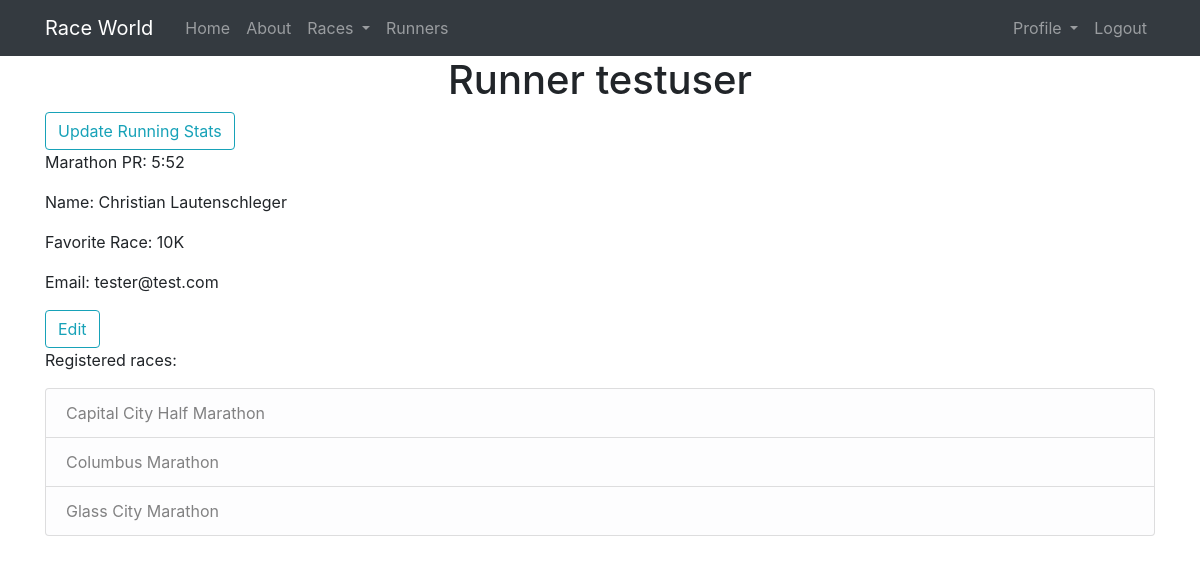
/runners/testuser (signed in), run on the app's committed database.
### raceworld/models.py (models this page shows, shortened)
class User(db.Model, UserMixin):
    id = db.Column(db.Integer, primary_key=True)
    username = db.Column(db.String(20), unique=True, nullable=False)
    first_name = db.Column(db.String(20), nullable=False)
    last_name = db.Column(db.String(20), nullable=False)
    email = db.Column(db.String(120), unique=True, nullable=False)
    password = db.Column(db.String(60), nullable=False)
    date_registered = db.Column(db.DateTime, nullable=False, default=datetime.utcnow)
    favorite_race = db.Column(db.String(30), nullable=False)
    racer = db.relationship('Races', secondary=participants, backref=db.backref('racers'))
    running_stats = db.relationship('RunningStatistics', backref='user', uselist=False, lazy=True)

class RunningStatistics(db.Model):
    __tablename__ = 'runningstatistics'
    id = db.Column(db.Integer, primary_key=True)
    mile_pr = db.Column(db.String(10))
    fivek_pr = db.Column(db.String(10))
    tenk_pr = db.Column(db.String(10))
    half_pr = db.Column(db.String(10))
    marathon_pr = db.Column(db.String(10))
    fiftyk_pr = db.Column(db.String(10))
    hundredk_pr = db.Column(db.String(10))
    fiftym_pr = db.Column(db.String(10))
    hundredm_pr = db.Column(db.String(10))
    running_streak_pr = db.Column(db.Integer)
    annual_miles_pr = db.Column(db.Integer)
    most_races_year = db.Column(db.Integer)
    user_id = db.Column(db.Integer, db.ForeignKey('user.id'), nullable=False,  unique=True)

class Races(db.Model):
    id = db.Column(db.Integer, primary_key=True)
    race_name = db.Column(db.String(100), unique=True, nullable=False)
    race_type = db.Column(db.String(30), nullable=False)
    race_date = db.Column(db.String(30))
    race_city = db.Column(db.String(25), nullable=False)
    race_state = db.Column(db.String(25), nullable=False)
    race_date_registered = db.Column(db.DateTime, nullable=False, default=datetime.utcnow)
    race_url = db.Column(db.String(100), unique=True)
    races = db.relationship('User', secondary=participants, backref=db.backref('races'))

### raceworld/routes.py (the view)
@app.route('/runners/<string:username>')
def runner(username):
    user = User.query.filter_by(username=username).first()
    return render_template('runner.html', user=user)

### raceworld/models.py (called while the page is built)
@login_manager.user_loader
def load_user(user_id):
    return User.query.get(int(user_id))

### raceworld/templates/runner.html (shortened to what this page needs)
{% extends 'layout.html' %}
{% block content %}
        <h1>Runner {{ user.username }}</h1>
        {% if current_user.running_stats.user_id == Null %}
            <a role="button" class="btn btn-outline-info" href="{{ url_for('running_stats', username=current_user.username) }}">Add Running Stats</a>
        {% else %}
        <a role="button" class="btn btn-outline-info" href="{{ url_for('update_running_stats', username=current_user.username) }}">Update Running Stats</a>
        {% endif %}
        <p>Marathon PR: {{ user.running_stats.mile_pr }}</p>
        <p>Name: {{ user.first_name }} {{ user.last_name }}</p>
        <p>Favorite Race: {{ user.favorite_race }}</p>
        <p>Email: {{ user.email }}</p>
                    {% if current_user %}
                    <a role="button" class="btn btn-outline-info" href="{{ url_for('update_runner', username=current_user.username) }}">Edit</a>
                    {% endif %}
        {% if user.races %}
            <p>Registered races:
                <ul class="list-group">
                    {% for race in user.races %}
                        <li class="list-group-item list-group-item-light">
                            {{ race.race_name}}
                        </li>
                    {% endfor %}
                </ul>
            </p>
        {% endif %}
{% endblock content %}

### raceworld/static/styles.css (style rules this page uses)
h1, h2, h3, h4, h5, h6 .center { text-align: center; }
h1 { text-align: center; }

### data on the page
User: username "testuser", first_name "Christian", last_name "Lautenschleger", favorite_race "10K", email "tester@test.com"
RunningStatistics: running_stats.mile_pr "5:52"
Races: race_name "Capital City Half Marathon"
Races: race_name "Columbus Marathon"
Races: race_name "Glass City Marathon"
